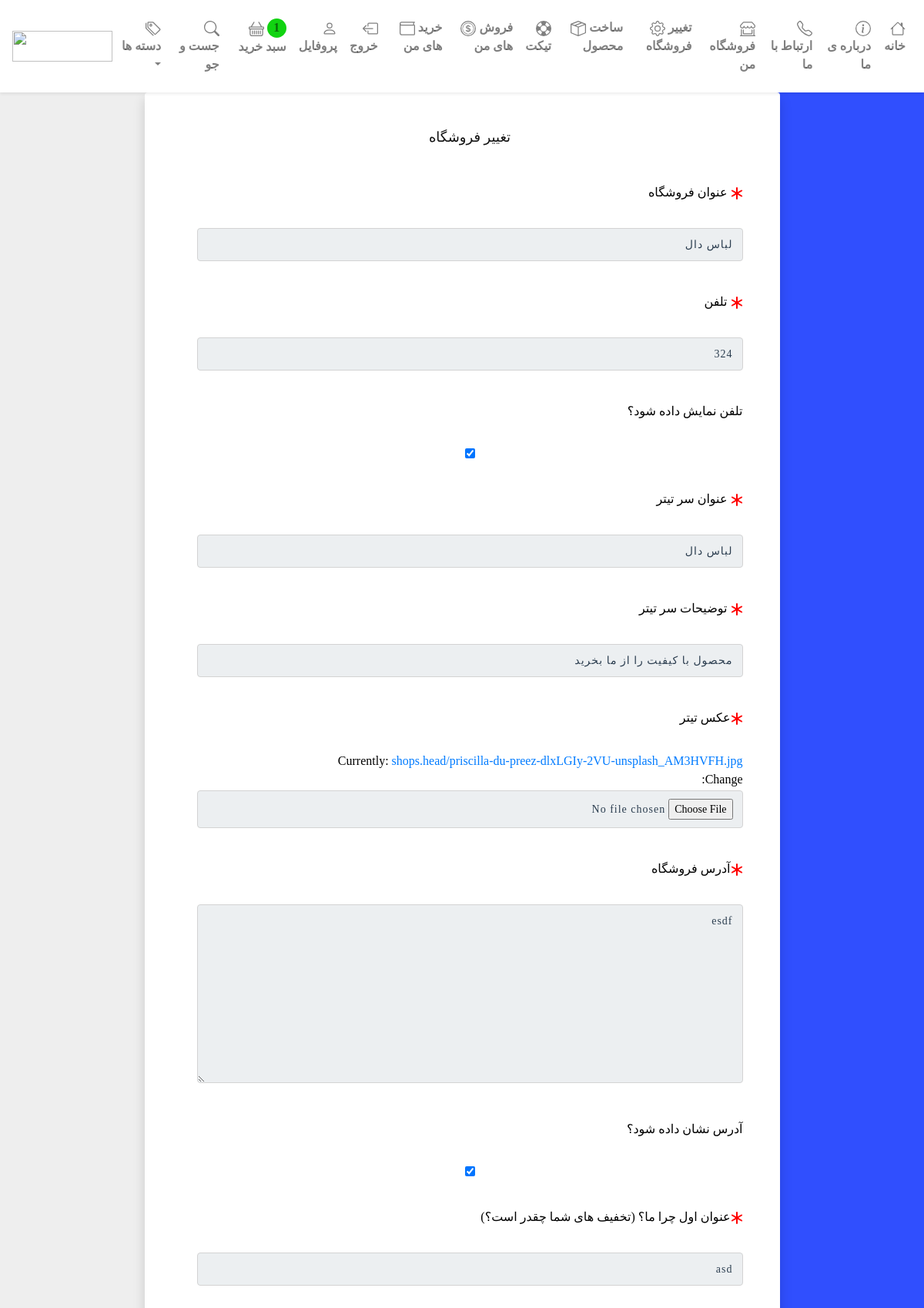
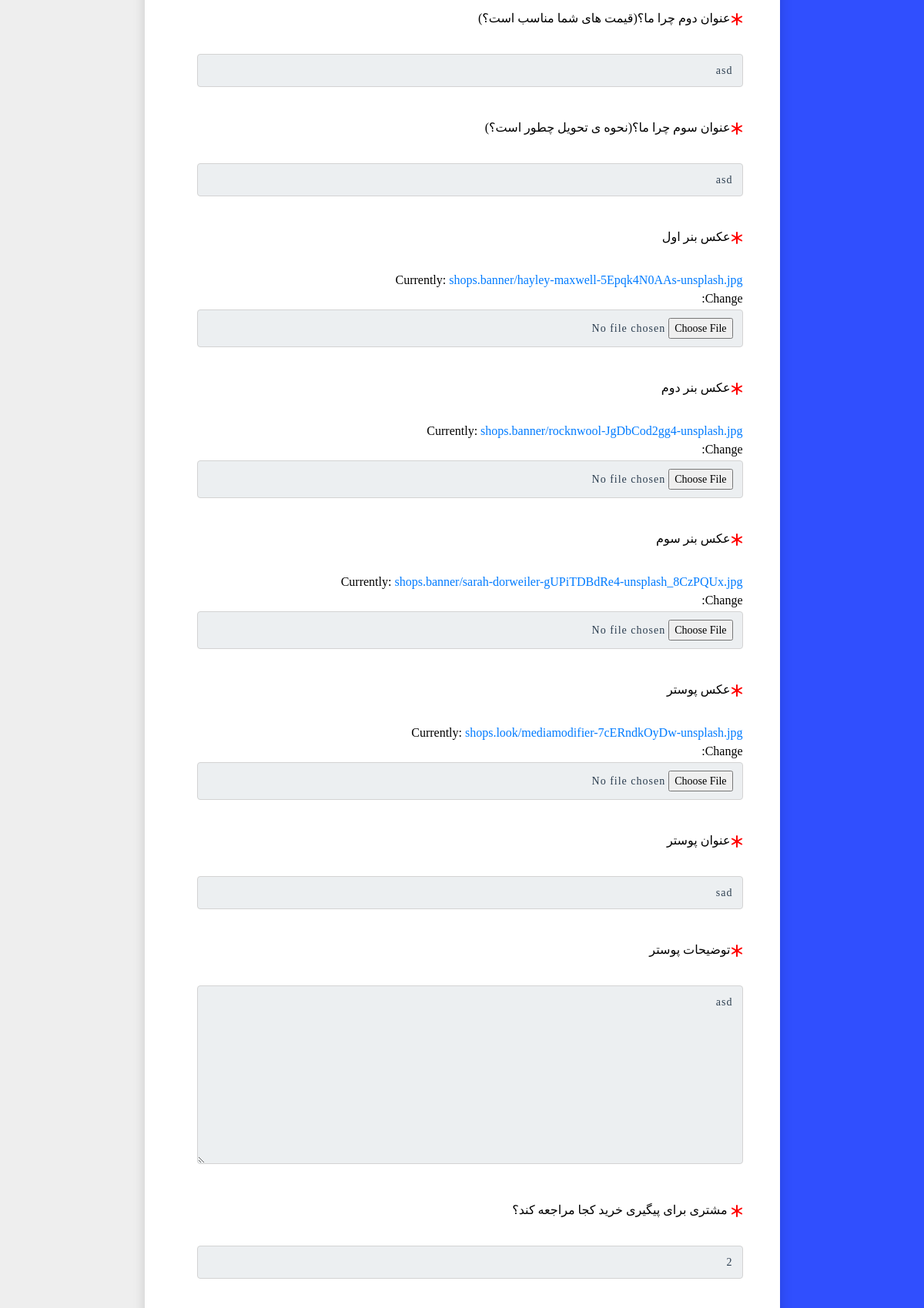
Screenshot of /update_shop/ (signed in, upper part) with the database file from the repository (2 pictures, top to bottom).
### shop/models.py (models this page shows, shortened)
class myshop(models.Model):
    products = models.ManyToManyField(Product, blank=True, verbose_name='محصولات')
    title = models.CharField(max_length=30,verbose_name='اسم فروشگاه')
    head_title = models.CharField(max_length=100,verbose_name='عنوان سر تیتر')
    head_description = models.CharField(max_length=80, verbose_name='توضیحات سر تیتر')
    head_link = models.TextField(blank=True,verbose_name='لینک تیتر')
    image_head1 = models.ImageField(upload_to="shops.head", verbose_name='عکس تیتر اول')
    slug = models.SlugField(unique=True,verbose_name='آیدی فروشگاه شما')
    phone = models.CharField(max_length=30,verbose_name='تلفن شما')
    phone_bool = models.BooleanField(default=False,verbose_name='تلفن شما نمایش داده شود؟')
    address = models.TextField(verbose_name='آدرس شما')
    address_bool = models.BooleanField(default=False,verbose_name='آدرس شما نمایش داده شود؟')
    why_us1 = models.CharField(max_length=50,verbose_name='عنوان اول چرا ما')
    why_us2 = models.CharField(max_length=50, verbose_name='عنوان دوم چرا ما')
    why_us3 = models.CharField(max_length=50, verbose_name='عنوان سوم چرا ما')
    image_banner1 = models.ImageField(upload_to="shops.banner", verbose_name='عکس بنر اول')
    image_banner2 = models.ImageField(upload_to="shops.banner", verbose_name='عکس بنر دوم')
    image_banner3 = models.ImageField(upload_to="shops.banner", verbose_name='عکس بنر سوم')
    image_look = models.ImageField(upload_to="shops.look", verbose_name='عکس پوستر')
    title_look = models.CharField(max_length=50, verbose_name='عنوان پوستر')
    description_look = models.TextField(verbose_name='توضیحات پوستر')
    h_index = models.IntegerField(default=0,verbose_name='رتبه ی فروشگاه')
    grade = models.PositiveIntegerField(default=0,verbose_name='رتبه بر اساس نظرات')
    stars = models.CharField(default=0, max_length=5)
    stars_left = models.CharField(blank=True, max_length=5)
    verified = models.BooleanField(default=False)
    is_active = models.BooleanField(default=True)
    time_created = models.DateTimeField(default=timezone.now, blank=True,verbose_name='زمان ساخت فروشگاه')
    time_end = models.DateTimeField(default=one_month_from_today, blank=True,verbose_name='زمان پایان اشتراک')
    seller_info = models.CharField(max_length=150,
    verbose_name='مشتری از کجا محصول شما رو خریداری کند؟(برای تمام محصولات اعمال میشود)')
    about = models.TextField(verbose_name='درباره ی فروشگاه')

### shop/views.py (the view)
# urls.py: path('update_shop/', update_shop, name='update_shop'),
@login_required
def update_shop(request):
    if request.user.is_anonymous:
        login = False
    else:
        login = True
        if request.user.owner:
            owner = True
            me = CustomUser.objects.get(username=request.user.username)
            my_shop = me.shop
        else:
            owner = False
            return redirect('add_shop')
    me = CustomUser.objects.get(username=request.user.username)
    my_shop = me.shop
    shop = my_shop
    if request.user == request.user:
        if request.method == 'POST':
            form = Updateshop(request.POST, request.FILES, instance=shop)
            if form.is_valid():
                obj = form.save(commit=False)
                obj.save()
                return redirect('shop', shop.slug)
        else:
            form = Updateshop(instance=shop)
        context = {
                       'scategory':SupCategory.objects.all(),
                 'wish': wishlist.objects.filter(buyer=request.user).filter(paid=False).__len__(),
            'login': login,
            'my_shop': my_shop,
            'owner': owner,
            'shop':shop,
            'form':form,
        }
        return render(request, 'shop/update_shop.html', context)

### blog/forms.py
class Updateshop(forms.ModelForm):
    class Meta:
        model = myshop
        exclude = ['products', 'h_index','owner','slug','grade','stars']

### templates/shop/update_shop.html (shortened to what this page needs)
{% extends "base/base.html" %}
{% load crispy_forms_tags %}
{% load static %}
{% block content %}
  <div class="container">
    <div class="row">
      <div class="col-lg-10 col-xl-9 mx-auto">
        <div class="card flex-row my-5 border-0 shadow rounded-3 overflow-hidden">
          <div class="card-body p-6 p-sm-5" style="margin-left: 20px">
            <h5 class="card-title text-center mb-5 fw-light fs-5" style="font-family: farhang">تغییر فروشگاه</h5>
            <form method="POST" enctype="multipart/form-data" style="direction: rtl;font-family:vazir">
                        <div class="form-floating mb-3"style="text-align: right">
                <label for="floatingInputUsername" style="text-align: right;font-family: vazir">
                    عنوان فروشگاه</label>
                  <br>
                  <br>
                           {{ form.title }}
              </div>
                <div class="form-floating mb-3" style="text-align: right">
                 <label for="floatingInputUsername" style="text-align: right;font-family: vazir">
تلفن</label>
                    <br>
                  <br>
                        {{ form.phone }}
              </div>
                     <div class="form-floating mb-3" style="text-align: right">
                <label for="floatingPasswordConfirm" style="text-align: right;font-family: vazir">تلفن نمایش داده شود؟</label>
                    <br>
                  <br>
                        {{ form.phone_bool }}
              </div>
                          <div class="form-floating mb-3" style="text-align: right">
                 <label for="floatingInputUsername" style="text-align: right;font-family: vazir">
                     عنوان سر تیتر</label>
                          <br>
                  <br>
                        {{ form.head_title }}
              </div>
                      <div class="form-floating mb-3" style="text-align: right">
                 <label for="floatingInputUsername" style="text-align: right;font-family: vazir">
                     توضیحات سر تیتر</label>
                          <br>
                  <br>
                        {{ form.head_description }}
              </div>
                <div class="form-floating mb-3" style="text-align: right">
                <label for="floatingPasswordConfirm" style="text-align: right;font-family: vazir">
عکس تیتر </label>
                    <br>
                  <br>
                        {{ form.image_head1 }}
              </div>
                   <div class="form-floating mb-3" style="text-align: right">
                <label for="floatingPasswordConfirm" style="text-align: right;font-family: vazir">                    آدرس فروشگاه</label>
                       <br>
                  <br>
                        {{ form.address }}
              </div>
                   <div class="form-floating mb-3" style="text-align: right">
                <label for="floatingPasswordConfirm" style="text-align: right;font-family: vazir">آدرس نشان داده شود؟</label>
                       <br>
                  <br>
                        {{ form.address_bool }}
              </div>
                               <div class="form-floating mb-3" style="text-align: right">
                <label for="floatingPasswordConfirm" style="text-align: right;font-family: vazir">                    عنوان اول چرا ما؟ (تخفیف های شما چقدر است؟)</label>
                       <br>
                  <br>
                        {{ form.why_us1 }}
              </div>
                   <div class="form-floating mb-3" style="text-align: right">
                <label for="floatingPasswordConfirm" style="text-align: right;font-family: vazir">                    عنوان دوم چرا ما؟(قیمت های شما مناسب است؟)</label>
                       <br>
                  <br>
                        {{ form.why_us2 }}
              </div>
                   <div class="form-floating mb-3" style="text-align: right">
                <label for="floatingPasswordConfirm" style="text-align: right;font-family: vazir">                    عنوان سوم چرا ما؟(نحوه ی تحویل چطور است؟)</label>
                       <br>
                  <br>
                        {{ form.why_us3 }}
              </div>
                     <div class="form-floating mb-3" style="text-align: right">
                <label for="floatingPasswordConfirm" style="text-align: right;font-family: vazir">                    عکس بنر اول</label>
                       <br>
                  <br>
                        {{ form.image_banner1 }}
              </div>
                <div class="form-floating mb-3" style="text-align: right">
                <label for="floatingPasswordConfirm" style="text-align: right;font-family: vazir">                    عکس بنر دوم</label>
                       <br>
                  <br>
                        {{ form.image_banner2 }}
              </div>
                <div class="form-floating mb-3" style="text-align: right">
                <label for="floatingPasswordConfirm" style="text-align: right;font-family: vazir">                    عکس بنر سوم</label>
                       <br>
                  <br>
                        {{ form.image_banner3 }}
              </div>
                     <div class="form-floating mb-3" style="text-align: right">
                <label for="floatingPasswordConfirm" style="text-align: right;font-family: vazir">                    عکس پوستر</label>
                       <br>
                  <br>
                        {{ form.image_look  }}
              </div>
                <div class="form-floating mb-3" style="text-align: right">
                <label for="floatingPasswordConfirm" style="text-align: right;font-family: vazir">                    عنوان پوستر</label>
                       <br>
                  <br>
                        {{ form.title_look  }}
              </div>
                <div class="form-floating mb-3" style="text-align: right">
                <label for="floatingPasswordConfirm" style="text-align: right;font-family: vazir">                    توضیحات پوستر</label>
                       <br>
                  <br>
                        {{ form.description_look  }}
              </div>
                                  <div class="form-floating mb-3" style="text-align: right">
                <label for="floatingPasswordConfirm" style="text-align: right;font-family: vazir">
  مشتری برای پیگیری خرید کجا مراجعه کند؟</label>
                       <br>
                  <br>
                        {{ form.seller_info  }}
              </div>
            </form>
          </div>
        </div>
      </div>
    </div>
  </div>
{% endblock %}

### static/css/style.css (style rules this page uses)
html, body { height: 100%; font-family: "Montserrat", sans-serif; -webkit-font-smoothing: antialiased; font-smoothing: antialiased; background: none; }
h1, h2, h3, h4, h5, h6 { margin: 0; color: #111111; font-weight: 500; font-family: "Montserrat", sans-serif; }
h5 { font-size: 18px; }

### templates/shop/update_shop.html (style rules this page uses)
body { color: #000; overflow-x: hidden; height: 100%; background: linear-gradient(-80deg, #304FFE 50%, #EEEEEE 50%); }
input, textarea { padding: 10px 12px 10px 12px; border: 1px solid lightgrey; border-radius: 4px; margin-bottom: 25px; margin-top: 2px; width: 100%; box-sizing: border-box; color: #2C3E50; font-size: 14px; letter-spacing: 1px; background-color: #ECEFF1 }

### templates/base/base.html (style rules this page uses)
a { font-family: vazir; }

### rows the page displays
myshop: title "لباس دال", phone "324", phone_bool "☑", head_title "لباس دال", head_description "محصول با کیفیت را از ما بخرید", address "esdf", address_bool "☑", why_us1 "asd", why_us2 "asd", why_us3 "asd", title_look "sad", description_look "asd", seller_info "2"

### other values shown
{{ wish }} "1"
